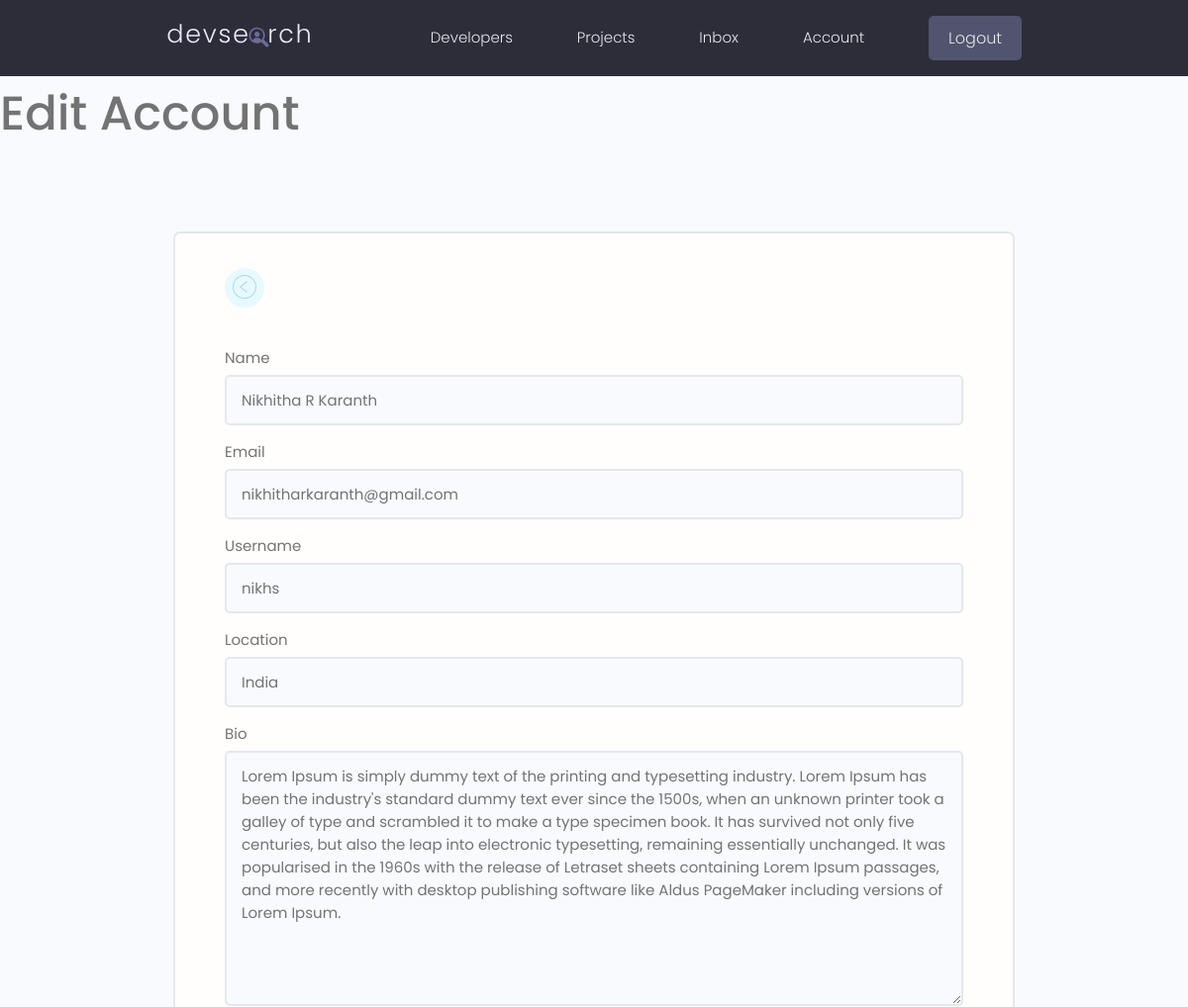
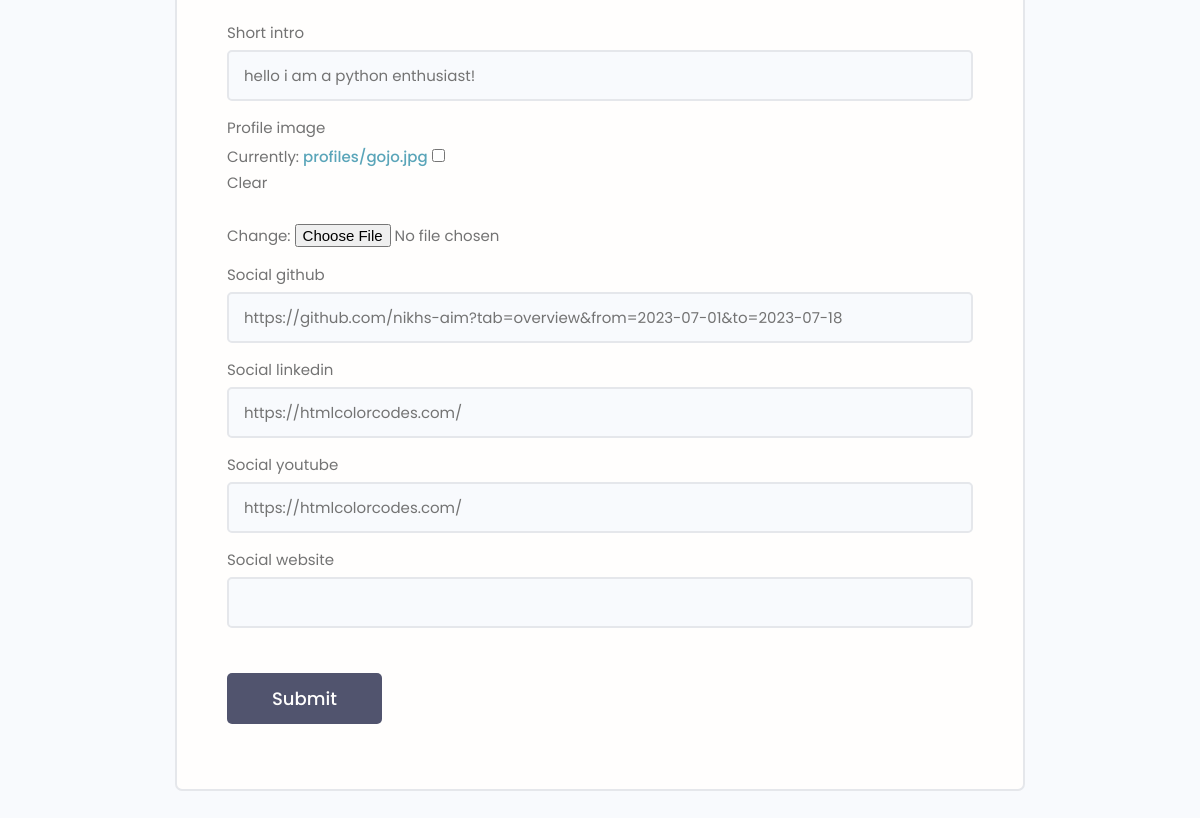
The page /edit-account/ (signed in) on the database its author committed (2 pictures, top to bottom).
### users/models.py (models this page shows, shortened)
class Profile(models.Model):
    user=models.OneToOneField(User, on_delete=models.CASCADE,null=True,blank=True)
    name=models.CharField(max_length=200,null=True,blank=True)
    email=models.EmailField(max_length=500,blank=True,null=True)
    username=models.CharField(max_length=200,null=True,blank=True)
    location=models.CharField(max_length=200,null=True,blank=True)
    short_intro=models.CharField(max_length=200,null=True,blank=True)
    bio=models.TextField(null=True,blank=True)
    profile_image=models.ImageField(null=True,blank=True,upload_to='profiles',default='profiles/user-default.png')
    social_github=models.CharField(max_length=200,null=True,blank=True)
    social_twitter=models.CharField(max_length=200,null=True,blank=True)
    social_linkedin=models.CharField(max_length=200,null=True,blank=True)
    social_youtube=models.CharField(max_length=200,null=True,blank=True)
    social_website=models.CharField(max_length=200,null=True,blank=True)
    created_at=models.DateTimeField(auto_now_add=True)
    id=models.UUIDField(default=uuid.uuid4,unique=True,primary_key=True,editable=False)

### users/views.py (the view)
# urls.py: path('edit-account/',views.editAccount,name="edit-account"),
@login_required(login_url='login')
def editAccount(request):
    profile=request.user.profile
    form=ProfileForm(instance=profile)
    if request.method=='POST':
        form=ProfileForm(request.POST,request.FILES,instance=profile)
        if form.is_valid():
            form.save()
            return redirect('account')
    context={'form':form}
    return render (request,'users/profile_form.html',context)

### users/forms.py
class ProfileForm(ModelForm):
    class Meta:
        model=Profile
        fields=['name','email','username','location','bio','short_intro','profile_image','social_github','social_linkedin','social_youtube','social_website']
    def __init__(self, *args, **kwargs):
        super(ProfileForm,self).__init__( *args, **kwargs)
        for name, field in self.fields.items():
            field.widget.attrs.update({'class':'input'})

### users/templates/users/profile_form.html (shortened to what this page needs)
{% extends 'main.html' %}
{% block content %}
<h1>Edit Account</h1>
    <main class="formPage my-xl">
        <div class="content-box">
            <div class="formWrapper">
                <a class="backButton" href="{% url 'account' %}"></a>
                <br>
                <form class="form" method="POST" action="{% url 'edit-account' %}" enctype="multipart/form-data">
                    {% for field in form %}
                    <div class="form__field">
                        <label for="formInput#text">{{field.label}}</label>
                        {{field}}
                    </div>
                    {% endfor %}
                    <input class="btn btn--sub btn--lg  my-md" type="submit" value="Submit" />
                </form>
            </div>
        </div>
    </main>
{% endblock %}

### static/styles/app.css (style rules this page uses)
:root { --color-sub: #2d2d39; }
.btn--sub { background-color: var(--color-sub-light); }
.content-box { width: 95%; max-width: 85rem; margin: 0 auto; }
.backButton { background: var(--color-main-light); color: var(--color-main); width: 4rem; height: 4rem; display: flex; align-items: center; justify-content: center; border-radius: 50%; }
.formPage .formWrapper { list-style: none; background: var(--color-white); padding: 3.5rem 5rem; border: 2px solid var(--color-light); border-radius: 0.7rem; }

### static/uikit/styles/modules/_variables.css (style rules this page uses)
:root { --color-main: #5aa5b9; --color-main-light: #e6faff; --color-sub: #3f4156; --color-sub-light: #51546e; --color-sub-lighter: #ededfd; --color-text: #737373; --color-gray: #8b8b8b; --color-light: #e5e7eb; --color-light-gray: #767676; --color-bg: #f8fafd; --color-white: #fffefd; --color-white-light: #f3f3f3; --color-success: #359e64; --color-success-bg: #def8e8; --color-error: #fc4b0b; --color-error-bg: #fff2ee; --font-base: 'Poppins', arial, helvetica, 'Segoe UI', roboto, ubuntu, sans-serif; --font-monospace: 'Fira Code', 'Courier New', courier, monospace; --font-regular: 300; --font-medium: 500; --font-bold: 700; --generic-shadow: 1px 1px 5px #00000010; --generic-transition: all 0.3s ease-in-out; }

### static/uikit/styles/modules/_base.css (style rules this page uses)
* { margin: 0; padding: 0; box-sizing: border-box; text-rendering: optimizeLegibility; color: inherit; font-size: inherit; }
html { font-size: 50%; }
@media only screen and (min-width: 480px) { html { font-size: 56.25%; } }
@media only screen and (min-width: 1200px) { html { font-size: 62.5%; } }
body { line-height: 1.6; font-weight: 400; font-size: 1.5rem; color: var(--color-text); background-color: var(--color-bg); min-height: 100vh; }

### static/uikit/styles/modules/_typography.css (style rules this page uses)
* { font-family: var(--font-base); }
h1 { font-size: 4.8rem; font-weight: var(--font-medium); }
a { padding-bottom: 2px; text-decoration: none; display: inline-block; color: var(--color-main); font-weight: var(--font-medium); }

### static/uikit/styles/modules/_utilities.css (style rules this page uses)
.my-md { margin: 3rem auto; }
.my-xl { margin: 8rem auto; }

### static/uikit/styles/modules/_button.css (style rules this page uses)
.btn { display: inline-block; position: relative; cursor: pointer; background-color: var(--color-light); font-weight: var(--font-medium); color: var(--color-sub); text-decoration: none; padding: 1rem 2rem; border-radius: 0.5rem; border: none; width: -webkit-fit-content; width: -moz-fit-content; width: fit-content; height: -webkit-fit-content; height: -moz-fit-content; height: fit-content; font-size: 1.6rem; outline-width: 0; outline-color: transparent; -webkit-backface-visibility: hidden; backface-visibility: hidden; transition: all 0.3s ease-in-out; }
.btn--sub { background-color: var(--color-sub); color: var(--color-white); }
.btn--lg { font-size: 1.8rem; padding: 1.2rem 4.5rem; }

### static/uikit/styles/modules/_form.css (style rules this page uses)
.form { display: block; }
.form__field { margin-top: 1.5rem; margin-bottom: 1.5rem; }
.form__label, .form__field > label { display: block; margin-bottom: 0.5rem; color: var(--color-text); }
input.input[type='text'], input.input[type='email'], input.input[type='password'], input.input[type='number'], textarea.input { min-width: 24rem; width: 100%; padding: 1.2rem 1.5rem; border-radius: 0.5rem; border: 2px solid var(--color-light); transition: all 0.3s ease-in-out; background-color: var(--color-bg); }

### rows shown on the page
Profile: form "Nikhitha R Karanth" "nikhitharkaranth@gmail.com" "nikhs" "India" "Lorem Ipsum is simply dummy text of the printing and typesetting industry. Lorem Ipsum has been the industry's standard dummy text ever since the 1500s, when an unknown printer took a galley of type and scrambled it to make a type specimen book. It has survived not only five centuries, but also the leap into electronic typesetting, remaining essentially unchanged. It was popularised in the 1960s with the release of Letraset sheets containing Lorem Ipsum passages, and more recently with desktop publishing software like Aldus PageMaker including versions of Lorem Ipsum." "hello i am a python enthusiast!" "https://github.com/nikhs-aim?tab=overview&from=2023-07-01&to=2023-07-18" "https://htmlcolorcodes.com/" "https://htmlcolorcodes.com/"

### other values the page prints
{{ field.label }} "Name" "Email" "Username" "Location" "Bio" "Short intro" "Profile image" "Social github" "Social linkedin" "Social youtube" "Social website"
